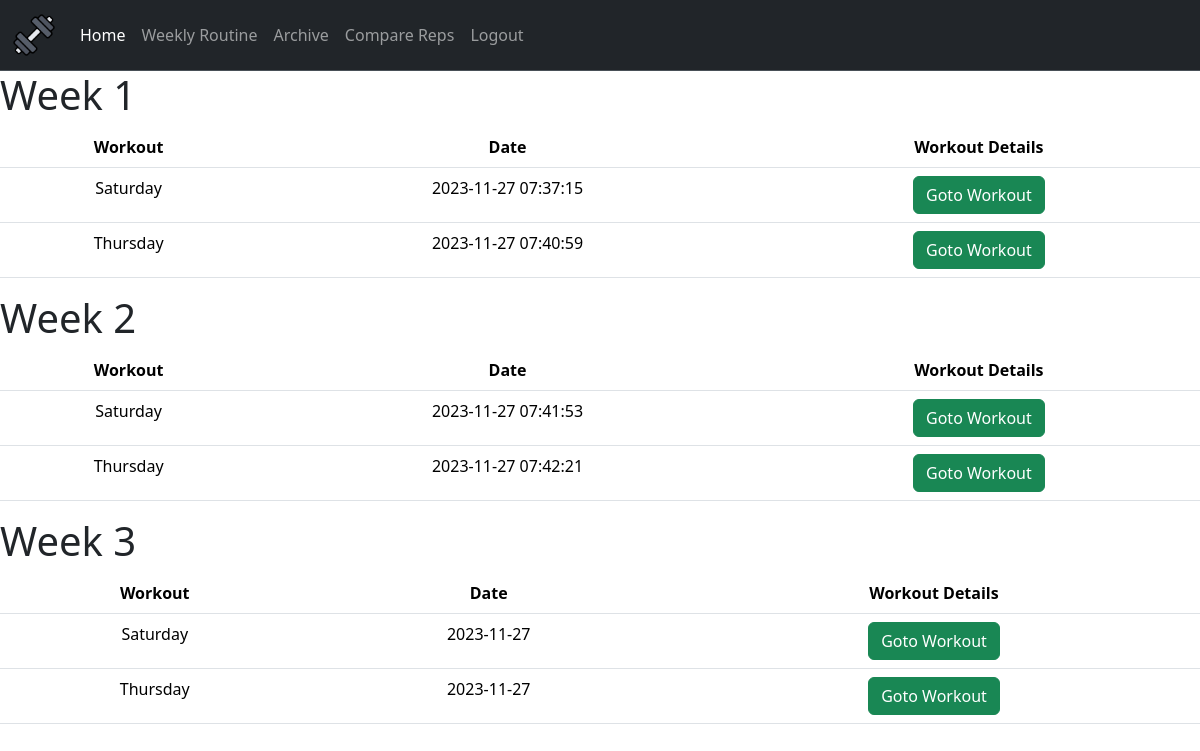
The app's page /archive (signed in) with its own data.
### webapp/tables.py (models this page shows)
class Workout(db.Model):
    id = db.Column(db.Integer, primary_key = True)
    date = db.Column(db.String(10), default = func.current_date())
    day = db.Column(db.String(12), nullable = False)
    week = db.Column(db.String(150))
    user_id = db.Column(db.Integer, db.ForeignKey('user.id'))
    workout_number = db.Column(db.Integer, nullable=False, unique=False)

### webapp/routes.py (the view)
@routes.route("/archive")
@login_required
def archive():
    workouts = db.session.query(Workout).filter_by(user_id = current_user.id).all()
    weeks = db.session.query(Workout.week).filter_by(user_id = current_user.id).distinct().all()
    weeks = [week[0] for week in weeks]
    return render_template("archive.html", workouts = workouts, weeks = weeks)

### webapp/templates/archive.html (shortened to what this page needs)
{% extends "layout.html" %}
{% block main %}
<div class="containter-fluid fs-6">
    {% for week in weeks %}
    <h1>Week {{ week }}</h1>
    <table class="table text-sm-center">
        <thead>
            <tr>
                <th scope="col">Workout</th>
                <th scope="col">Date</th>
                <th scope="col">Workout Details</th>
            </tr>
        </thead>
        {% for workout in workouts %}
        {% if workout.week  ==  week %}
        <tr>
            <td>{{ workout.day }}</td>
            <td>{{ workout.date }}</td>
            <td><a href="workout/{{ workout.id }}"><button class="btn btn-success">Goto Workout</button></a></td>
        </tr>
        {% endif %}
        {% endfor %}
    </table>
    {% endfor %}
</div>
{% endblock %}

### records on screen
Workout: day "Saturday", date "2023-11-27 07:37:15"
Workout: day "Thursday", date "2023-11-27 07:40:59"
Workout: day "Saturday", date "2023-11-27 07:41:53"
Workout: day "Thursday", date "2023-11-27 07:42:21"
Workout: day "Saturday", date "2023-11-27"
Workout: day "Thursday", date "2023-11-27"

### other values on screen
{{ week }} "1" "2" "3"
